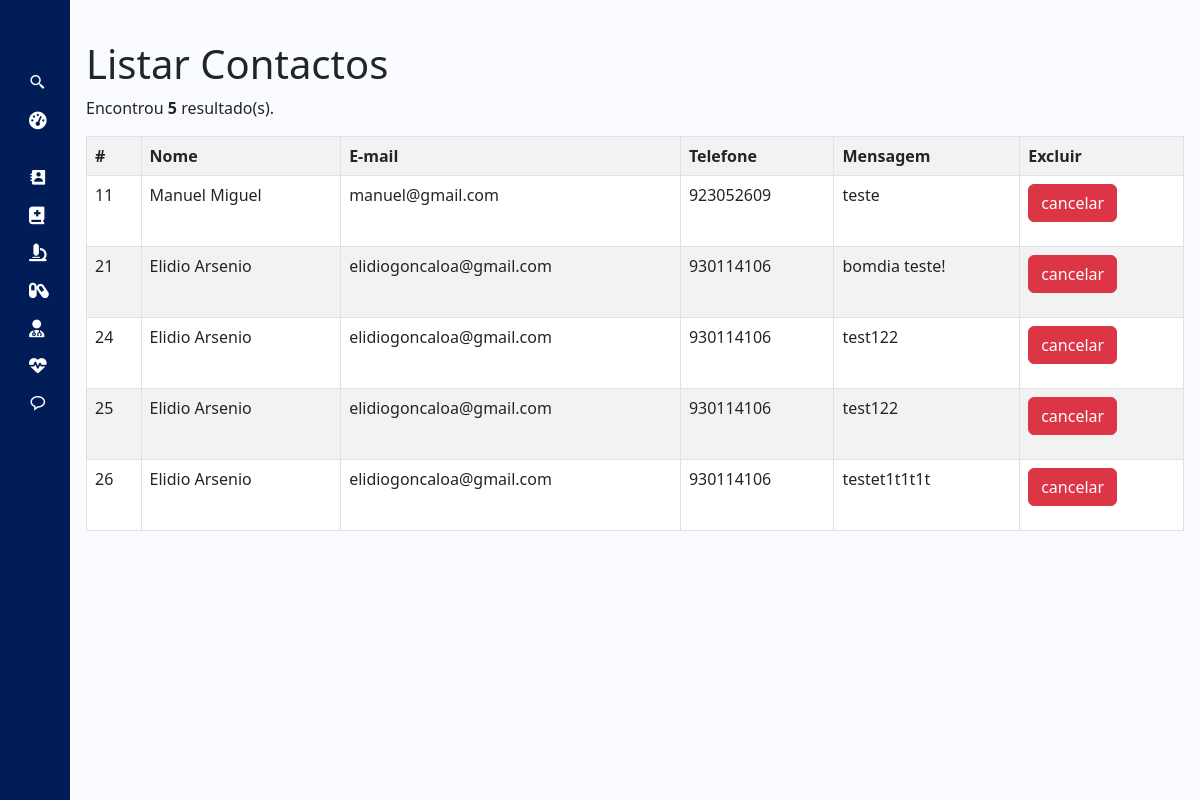
Page /dashboard.php?page=listar-contato (signed in) on the committed database.
### tables this page shows
CREATE TABLE IF NOT EXISTS `contatos` (
  `id_contato` int UNSIGNED NOT NULL AUTO_INCREMENT,
  `nome_contato` varchar(255) DEFAULT NULL,
  `email` varchar(255) DEFAULT NULL,
  `telefone` varchar(20) DEFAULT NULL,
  `mensagem` varchar(1500) DEFAULT NULL,
  PRIMARY KEY (`id_contato`)
);

### listar-contato.php (the view, shortened to what this page needs)
<!DOCTYPE html>
<html lang="en">
<head>
</head>
<body>
   <h1>Listar Contactos</h1>
   <?php
       $sql = "SELECT * FROM contatos";
       $res = $conn->query($sql);
       $qtd = $res->num_rows;
       if($qtd > 0){
         print "<p>Encontrou <b>$qtd</b> resultado(s).</p>";
        print "<div class='responsive table-responsive'>";
        print "<table class='table table-bordered table-responsive table-striped table-hover'>";
        print "<tr>";
         print "<th>#</th>";
         print "<th>Nome</th>";
         print "<th>E-mail</th>";
         print "<th>Telefone</th>";
         print "<th>Mensagem</th>";
         print "<th>Excluir</th>";
        print "</tr>";
       while($row = $res->fetch_object()){
          print "<tr>";
          print "<td>".$row->id_contato."</td>";
          print "<td>".$row->nome_contato."</td>";
          print "<td>".$row->email."</td>";
          print "<td>".$row->telefone."</td>";
          print "<td>".$row->mensagem."</td>";
          print "<td>
              <form action= '?page=salvar-contato' method='post'>
                     <input type='hidden' name='acao' value='excluir'>
                     <input type='hidden' name='id_contato' value='".$row->id_contato."'>
                     <button type='submit' class='btn btn-danger'>cancelar</button>
                 </form>
          </td>";
          print "</tr>";
       }
       print "</table>";
        print "</div>";
       }else{
          print "Nao encontrou resultado(s)";
       }
   ?>
</body>
</html>

### css/sidebar.css (style rules this page uses)
h1 { font-weight: 600; font-size: 1.5rem; }
body { font-family: 'Poppins', sans-serif; }

### rows in the picture
contatos: id_contato "11", nome_contato "Manuel Miguel", email "manuel@gmail.com", telefone "923052609", mensagem "teste"
contatos: id_contato "21", nome_contato "Elidio Arsenio", email "elidiogoncaloa@gmail.com", telefone "930114106", mensagem "bomdia teste!"
contatos: id_contato "24", nome_contato "Elidio Arsenio", email "elidiogoncaloa@gmail.com", telefone "930114106", mensagem "test122"
contatos: id_contato "25", nome_contato "Elidio Arsenio", email "elidiogoncaloa@gmail.com", telefone "930114106", mensagem "test122"
contatos: id_contato "26", nome_contato "Elidio Arsenio", email "elidiogoncaloa@gmail.com", telefone "930114106", mensagem "testet1t1t1t"

### other values in the picture
$qtd "5"
